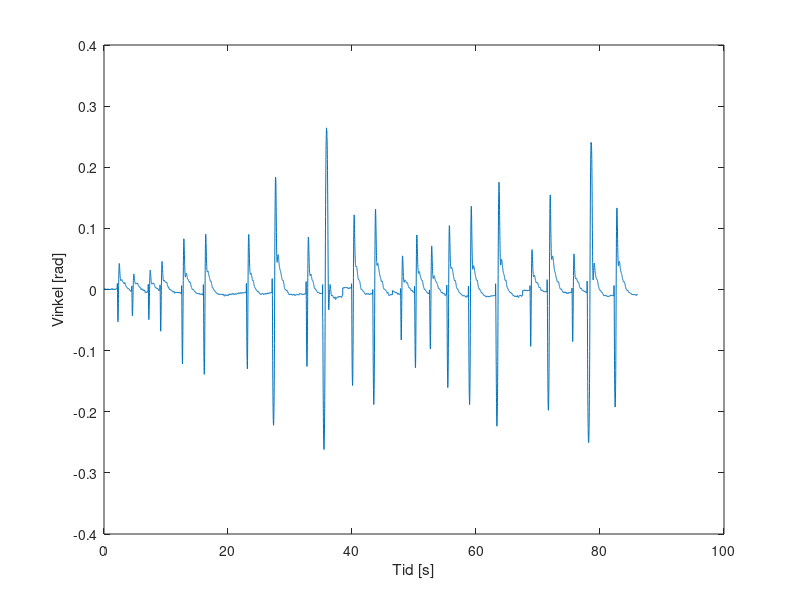

Source code (MATLAB):
clc
clear all
close all

load('data1.mat');
load('data2.mat');
load('data3.mat');
load('data4.mat');

%plot(data4);

realdata=[data1(1:3850,1);data2(50:850,1);data3(50:2150,1);data4(50:1900,1)]

plot(realdata);
n = length(realdata);
for i = 1:n
    tid(i) = 0.01 * i;
end

plot(tid,realdata);
ylabel("Vinkel [rad]");
xlabel("Tid [s]");
